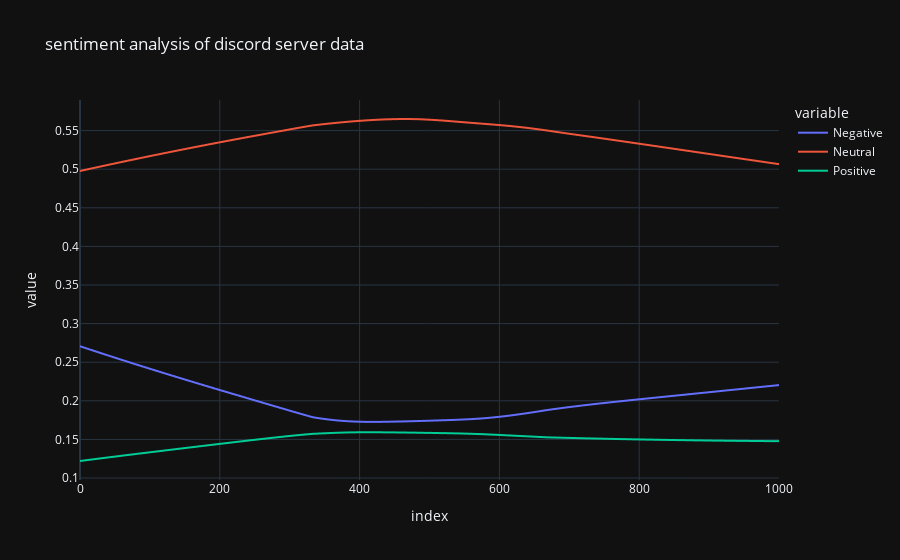

The notebook cell this image was saved under:
### Code cell
fig = px.scatter(df, trendline="lowess",template = "plotly_dark",
                title="sentiment analysis of discord server data")
fig.data = [t for t in fig.data if t.mode == "lines"]
fig.update_traces(showlegend=True) #trendlines have showlegend=False by default
fig.show()

### Figure 1 — Plotly figure (JSON) as saved in the notebook; plotly's stock layout.template omitted (floating-point values rounded to 4 significant figures; data arrays with more than 128 entries replaced by an {"elided": "..."} marker saying what was removed)
{"data": [{"hovertemplate": "<b>LOWESS trendline</b><br><br>variable=Negative<br>index=%{x}<br>value=%{y} <b>(trend)</b><extra></extra>", "legendgroup": "Negative", "marker": {"color": "#636efa", "symbol": "circle"}, "mode": "lines", "name": "Negative", "showlegend": true, "type": "scattergl", "x": {"elided": "1001 int values"}, "xaxis": "x", "y": {"elided": "1001 float values"}, "yaxis": "y"}, {"hovertemplate": "<b>LOWESS trendline</b><br><br>variable=Neutral<br>index=%{x}<br>value=%{y} <b>(trend)</b><extra></extra>", "legendgroup": "Neutral", "marker": {"color": "#EF553B", "symbol": "circle"}, "mode": "lines", "name": "Neutral", "showlegend": true, "type": "scattergl", "x": {"elided": "1001 int values"}, "xaxis": "x", "y": {"elided": "1001 float values"}, "yaxis": "y"}, {"hovertemplate": "<b>LOWESS trendline</b><br><br>variable=Positive<br>index=%{x}<br>value=%{y} <b>(trend)</b><extra></extra>", "legendgroup": "Positive", "marker": {"color": "#00cc96", "symbol": "circle"}, "mode": "lines", "name": "Positive", "showlegend": true, "type": "scattergl", "x": {"elided": "1001 int values"}, "xaxis": "x", "y": {"elided": "1001 float values"}, "yaxis": "y"}], "layout": {"legend": {"title": {"text": "variable"}, "tracegroupgap": 0}, "title": {"text": "sentiment analysis of discord server data"}, "xaxis": {"anchor": "y", "domain": [0, 1], "title": {"text": "index"}}, "yaxis": {"anchor": "x", "domain": [0, 1], "title": {"text": "value"}}}}
